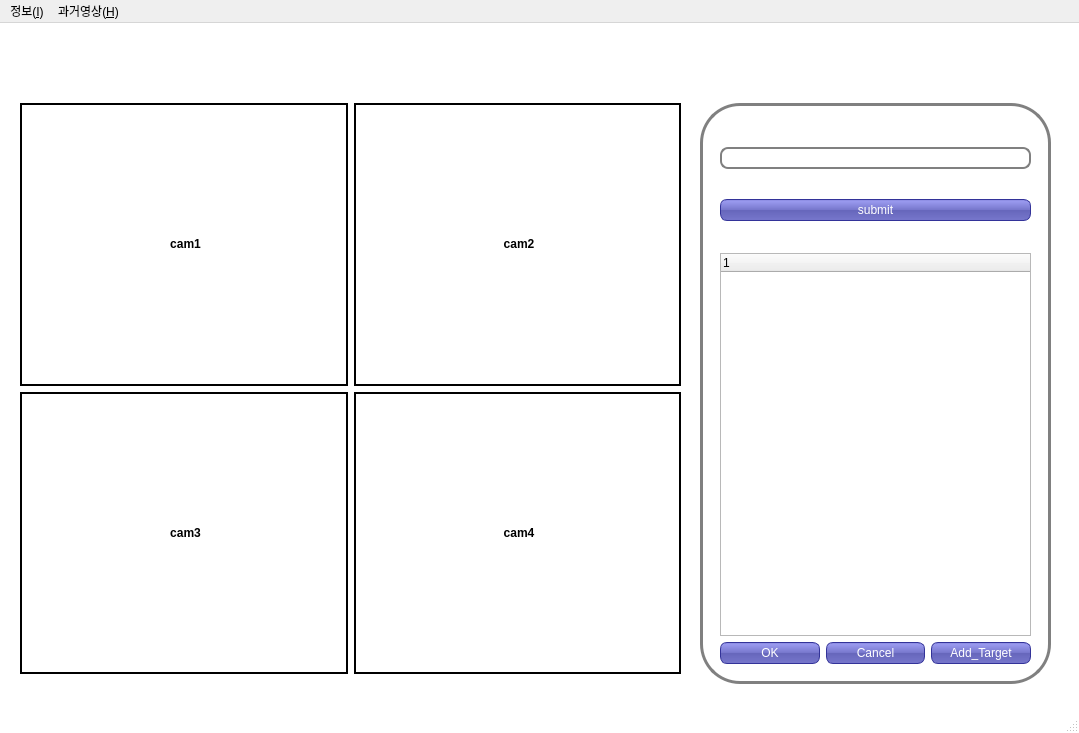
<?xml version="1.0" encoding="UTF-8"?>
<ui version="4.0">
 <class>MyLoginForm</class>
 <widget class="QMainWindow" name="MyLoginForm">
  <property name="geometry">
   <rect>
    <x>0</x>
    <y>0</y>
    <width>1079</width>
    <height>733</height>
   </rect>
  </property>
  <property name="windowTitle">
   <string>MainWindow</string>
  </property>
  <property name="styleSheet">
   <string notr="true">#MyLoginForm {
background: white;
}

#mainframe {
border: 3px solid gray;
border-radius: 40px;
background: white;
}

QLineEdit {
padding: 1px;
border-style: solid;
border: 2px solid gray;
border-radius: 8px;
}

QPushButton
{ 
color: white;
background-color: QLinearGradient( x1: 0, y1: 0, x2: 0, y2: 1, stop: 0 #88d, stop: 0.1 #99e, stop: 0.49 #77c, stop: 0.5 #66b, stop: 1 #77c);
border-width: 1px;
border-color: #339;
border-style: solid;
border-radius: 7;
padding: 3px;
}

QPushButton:pressed
{
background-color: rgb(101, 101, 101);
}

QTableWidget {
padding: 1px;
border-style: solid;
border: 2px solid gray;
border-radius: 8px;
}
</string>
  </property>
  <widget class="QWidget" name="centralwidget">
   <widget class="QFrame" name="mainframe">
    <property name="geometry">
     <rect>
      <x>700</x>
      <y>80</y>
      <width>351</width>
      <height>581</height>
     </rect>
    </property>
    <property name="frameShape">
     <enum>QFrame::StyledPanel</enum>
    </property>
    <property name="frameShadow">
     <enum>QFrame::Raised</enum>
    </property>
    <widget class="QWidget" name="gridLayoutWidget">
     <property name="geometry">
      <rect>
       <x>20</x>
       <y>150</y>
       <width>311</width>
       <height>411</height>
      </rect>
     </property>
     <layout class="QGridLayout" name="gridLayout">
      <item row="1" column="0">
       <widget class="QPushButton" name="okbtn">
        <property name="text">
         <string>OK</string>
        </property>
       </widget>
      </item>
      <item row="1" column="1">
       <widget class="QPushButton" name="cancelbtn">
        <property name="text">
         <string>Cancel</string>
        </property>
       </widget>
      </item>
      <item row="1" column="2">
       <widget class="QPushButton" name="Addtargetbtn">
        <property name="text">
         <string>Add_Target</string>
        </property>
       </widget>
      </item>
      <item row="0" column="0" colspan="3">
       <widget class="QTreeWidget" name="dblistview">
        <column>
         <property name="text">
          <string notr="true">1</string>
         </property>
        </column>
       </widget>
      </item>
     </layout>
    </widget>
    <widget class="QWidget" name="verticalLayoutWidget">
     <property name="geometry">
      <rect>
       <x>20</x>
       <y>20</y>
       <width>311</width>
       <height>124</height>
      </rect>
     </property>
     <layout class="QVBoxLayout" name="verticalLayout">
      <item>
       <widget class="QLineEdit" name="textbox1"/>
      </item>
      <item>
       <widget class="QPushButton" name="SubmitBtn">
        <property name="styleSheet">
         <string notr="true"/>
        </property>
        <property name="text">
         <string>submit</string>
        </property>
       </widget>
      </item>
     </layout>
    </widget>
   </widget>
   <widget class="QWidget" name="gridLayoutWidget_2">
    <property name="geometry">
     <rect>
      <x>20</x>
      <y>80</y>
      <width>661</width>
      <height>571</height>
     </rect>
    </property>
    <layout class="QGridLayout" name="gridLayout_2">
     <item row="0" column="0">
      <widget class="QLabel" name="cam1">
       <property name="cursor">
        <cursorShape>ArrowCursor</cursorShape>
       </property>
       <property name="styleSheet">
        <string notr="true"/>
       </property>
       <property name="frameShape">
        <enum>QFrame::WinPanel</enum>
       </property>
       <property name="text">
        <string>&lt;html&gt;&lt;head/&gt;&lt;body&gt;&lt;p align=&quot;center&quot;&gt;&lt;span style=&quot; font-weight:600;&quot;&gt;cam1&lt;/span&gt;&lt;/p&gt;&lt;/body&gt;&lt;/html&gt;</string>
       </property>
      </widget>
     </item>
     <item row="1" column="0">
      <widget class="QLabel" name="cam3">
       <property name="cursor">
        <cursorShape>ArrowCursor</cursorShape>
       </property>
       <property name="styleSheet">
        <string notr="true"/>
       </property>
       <property name="frameShape">
        <enum>QFrame::WinPanel</enum>
       </property>
       <property name="text">
        <string>&lt;html&gt;&lt;head/&gt;&lt;body&gt;&lt;p align=&quot;center&quot;&gt;&lt;span style=&quot; font-weight:600;&quot;&gt;cam3&lt;/span&gt;&lt;/p&gt;&lt;/body&gt;&lt;/html&gt;</string>
       </property>
      </widget>
     </item>
     <item row="0" column="1">
      <widget class="QLabel" name="cam2">
       <property name="cursor">
        <cursorShape>ArrowCursor</cursorShape>
       </property>
       <property name="styleSheet">
        <string notr="true"/>
       </property>
       <property name="frameShape">
        <enum>QFrame::WinPanel</enum>
       </property>
       <property name="text">
        <string>&lt;html&gt;&lt;head/&gt;&lt;body&gt;&lt;p align=&quot;center&quot;&gt;&lt;span style=&quot; font-weight:600;&quot;&gt;cam2&lt;/span&gt;&lt;/p&gt;&lt;/body&gt;&lt;/html&gt;</string>
       </property>
      </widget>
     </item>
     <item row="1" column="1">
      <widget class="QLabel" name="cam4">
       <property name="cursor">
        <cursorShape>ArrowCursor</cursorShape>
       </property>
       <property name="styleSheet">
        <string notr="true"/>
       </property>
       <property name="frameShape">
        <enum>QFrame::WinPanel</enum>
       </property>
       <property name="text">
        <string>&lt;html&gt;&lt;head/&gt;&lt;body&gt;&lt;p align=&quot;center&quot;&gt;&lt;span style=&quot; font-weight:600;&quot;&gt;cam4&lt;/span&gt;&lt;/p&gt;&lt;/body&gt;&lt;/html&gt;</string>
       </property>
      </widget>
     </item>
    </layout>
   </widget>
  </widget>
  <widget class="QMenuBar" name="menubar">
   <property name="geometry">
    <rect>
     <x>0</x>
     <y>0</y>
     <width>1079</width>
     <height>26</height>
    </rect>
   </property>
   <widget class="QMenu" name="menu_I">
    <property name="title">
     <string>정보(&amp;I)</string>
    </property>
    <addaction name="action"/>
   </widget>
   <widget class="QMenu" name="menu_H">
    <property name="title">
     <string>과거영상(&amp;H)</string>
    </property>
    <addaction name="actionLog_check"/>
    <addaction name="actionDownload_avi"/>
   </widget>
   <addaction name="menu_I"/>
   <addaction name="menu_H"/>
  </widget>
  <widget class="QStatusBar" name="statusbar"/>
  <action name="actionCreator_Credit">
   <property name="text">
    <string>Creator Credit</string>
   </property>
  </action>
  <action name="action">
   <property name="text">
    <string>개발자 정보</string>
   </property>
  </action>
  <action name="actionLog_check">
   <property name="text">
    <string>Log_check</string>
   </property>
  </action>
  <action name="actionDownload_avi">
   <property name="text">
    <string>Download_avi</string>
   </property>
  </action>
 </widget>
 <resources/>
 <connections>
  <connection>
   <sender>SubmitBtn</sender>
   <signal>clicked()</signal>
   <receiver>MyLoginForm</receiver>
   <slot>SubmitbtnEvent()</slot>
   <hints>
    <hint type="sourcelabel">
     <x>410</x>
     <y>145</y>
    </hint>
    <hint type="destinationlabel">
     <x>802</x>
     <y>151</y>
    </hint>
   </hints>
  </connection>
 </connections>
 <slots>
  <slot>SubmitbtnEvent()</slot>
 </slots>
</ui>
